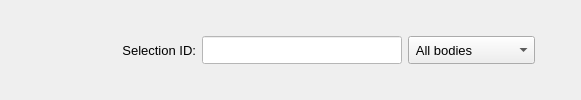
           <widget class="QFrame" name="frame_6">
            <property name="minimumSize">
             <size>
              <width>400</width>
              <height>48</height>
             </size>
            </property>
            <property name="maximumSize">
             <size>
              <width>16777215</width>
              <height>200</height>
             </size>
            </property>
            <property name="frameShape">
             <enum>QFrame::NoFrame</enum>
            </property>
            <property name="frameShadow">
             <enum>QFrame::Raised</enum>
            </property>
            <property name="lineWidth">
             <number>1</number>
            </property>
            <layout class="QGridLayout" name="gridLayout_8">
             <property name="leftMargin">
              <number>6</number>
             </property>
             <property name="topMargin">
              <number>6</number>
             </property>
             <property name="rightMargin">
              <number>6</number>
             </property>
             <property name="bottomMargin">
              <number>6</number>
             </property>
             <item row="0" column="0">
              <spacer name="horizontalSpacer_7">
               <property name="orientation">
                <enum>Qt::Horizontal</enum>
               </property>
               <property name="sizeHint" stdset="0">
                <size>
                 <width>40</width>
                 <height>20</height>
                </size>
               </property>
              </spacer>
             </item>
             <item row="0" column="2">
              <widget class="QLineEdit" name="lineEdit_selection_id">
               <property name="enabled">
                <bool>true</bool>
               </property>
               <property name="minimumSize">
                <size>
                 <width>200</width>
                 <height>28</height>
                </size>
               </property>
               <property name="maximumSize">
                <size>
                 <width>200</width>
                 <height>28</height>
                </size>
               </property>
               <property name="font">
                <font>
                 <pointsize>10</pointsize>
                </font>
               </property>
               <property name="focusPolicy">
                <enum>Qt::ClickFocus</enum>
               </property>
               <property name="styleSheet">
                <string notr="true">QLineEdit{background-color: rgb(255, 255, 255); color: rgb(0, 0, 0)}
QLineEdit:disabled {background-color: rgb(230, 230, 230); color: rgb(120, 120, 120)}</string>
               </property>
               <property name="text">
                <string/>
               </property>
               <property name="alignment">
                <set>Qt::AlignCenter</set>
               </property>
              </widget>
             </item>
             <item row="0" column="6">
              <spacer name="horizontalSpacer_6">
               <property name="orientation">
                <enum>Qt::Horizontal</enum>
               </property>
               <property name="sizeHint" stdset="0">
                <size>
                 <width>40</width>
                 <height>20</height>
                </size>
               </property>
              </spacer>
             </item>
             <item row="0" column="3">
              <widget class="QComboBox" name="comboBox_attribution_type">
               <property name="minimumSize">
                <size>
                 <width>0</width>
                 <height>28</height>
                </size>
               </property>
               <property name="maximumSize">
                <size>
                 <width>200</width>
                 <height>28</height>
                </size>
               </property>
               <property name="font">
                <font>
                 <pointsize>10</pointsize>
                </font>
               </property>
               <item>
                <property name="text">
                 <string> All bodies</string>
                </property>
               </item>
               <item>
                <property name="text">
                 <string> Selected bodies</string>
                </property>
               </item>
              </widget>
             </item>
             <item row="0" column="1">
              <widget class="QLabel" name="label_12">
               <property name="minimumSize">
                <size>
                 <width>150</width>
                 <height>28</height>
                </size>
               </property>
               <property name="maximumSize">
                <size>
                 <width>150</width>
                 <height>28</height>
                </size>
               </property>
               <property name="font">
                <font>
                 <family>MS Shell Dlg 2</family>
                 <pointsize>10</pointsize>
                 <weight>50</weight>
                 <bold>false</bold>
                </font>
               </property>
               <property name="text">
                <string>Selection ID:</string>
               </property>
               <property name="textFormat">
                <enum>Qt::AutoText</enum>
               </property>
               <property name="alignment">
                <set>Qt::AlignRight|Qt::AlignTrailing|Qt::AlignVCenter</set>
               </property>
              </widget>
             </item>
            </layout>
           </widget>
